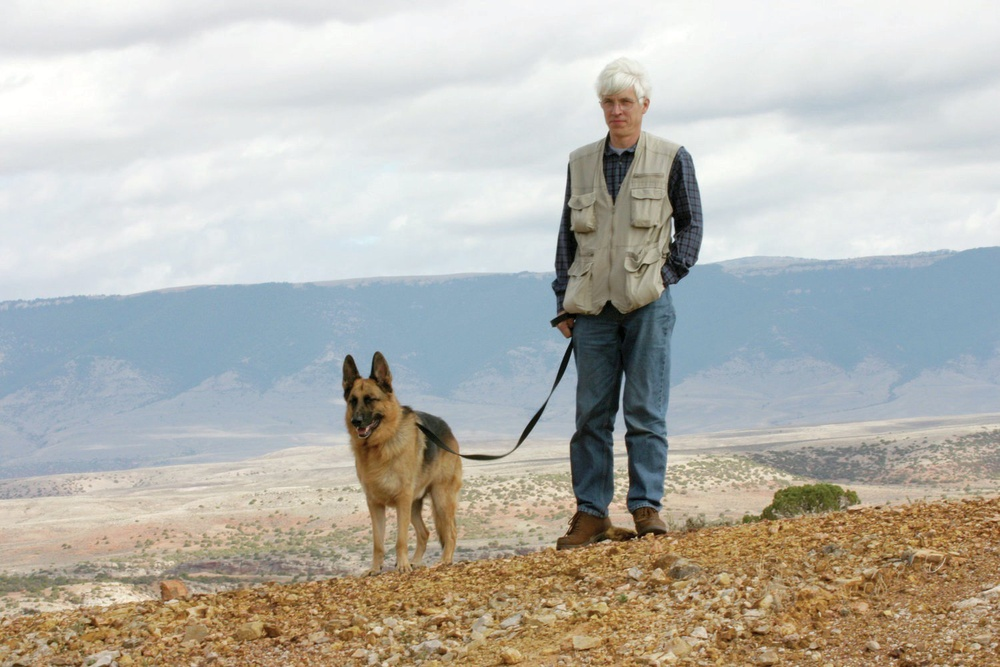
//> input picture Homework/Vrezh/openCV/findConture/image.jpg, 1000 x 667 px, shrunk from 1500 x 1000 before the run
$ ./main ../findConture/image.jpg   (built with g++ and OpenCV 4)
//> lines starting //> are read from the running program, lines starting //| are printed output that depends on the picture; after the words box and inside, x2 and y2 are one past the last pixel; in counts of white or black regions, pixels touching at a corner belong together
#include <opencv2/opencv.hpp>

bool openImage(cv::Mat image, std::string name) {
    if (!image.data) {
        printf("No image data \n");
        return false;
    }
    namedWindow(name, cv::WINDOW_AUTOSIZE );
    imshow(name, image);
    return true;
}


bool binaryImage(cv::Mat image) {
    for (int y = 0; y < image.rows; y++) {
        for (int x = 0; x < image.cols; x++) {
            cv::Vec3b color = image.at<cv::Vec3b>(cv::Point(x,y));
            color[0] = color[1] = color[2];
            if (color[0] > 100) {
                color[0] = color[1] = color[2] = 255;
            } else {
                color[0] = color[1] = color[2] = 0;
            }
            image.at<cv::Vec3b>(cv::Point(x,y)) = color;
        }
    }
}

bool changeImageColor(cv::Mat image) {
    for (int y = 0; y < image.rows; y++) {
        for (int x = 0; x < image.cols; x++) {
            cv::Vec3b color = image.at<cv::Vec3b>(cv::Point(x,y));
            color[0] = color[1] = color[2];
            image.at<cv::Vec3b>(cv::Point(x,y)) = color;
        }
    }
}

void drawCircle(const cv::Mat & img, cv::Point point, int radius) {
    cv::Scalar black(0, 0, 0);
    cv::circle(img, point, radius, black);
}


int main(int argc, char** argv ) {
    if (argc != 2 ) {
        std::cout << "usage: DisplayImage.out <Image_Path>\n";
        return -1;
    }

    cv::Mat image;
    image = cv::imread( argv[1], 1 );
//> image is the input picture: 667 rows x 1000 cols, CV_8UC3; mean B, G, R 174.4, 181.7, 183.3

    if (!openImage(image, "show")) {
        return -1;
    }

    //custom gray
    cv::Mat grayImage = image.clone();
    changeImageColor(grayImage);// gray image
//> after the loop in changeImageColor, `for (int y = 0; y < image.rows; y++)`:
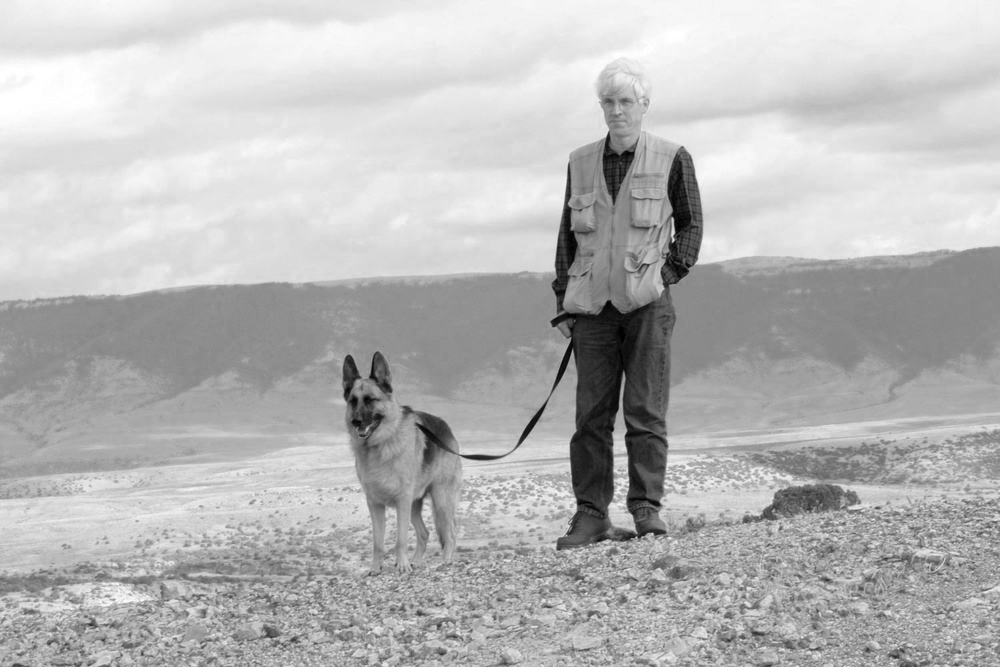
//> image: 667 rows x 1000 cols, CV_8UC3; min 0, max 255, mean 183.3
    openImage(grayImage.clone(), "custom_gray");// open image

    //gray
    grayImage = image.clone();
    cv::cvtColor(image, grayImage, CV_BGR2GRAY);
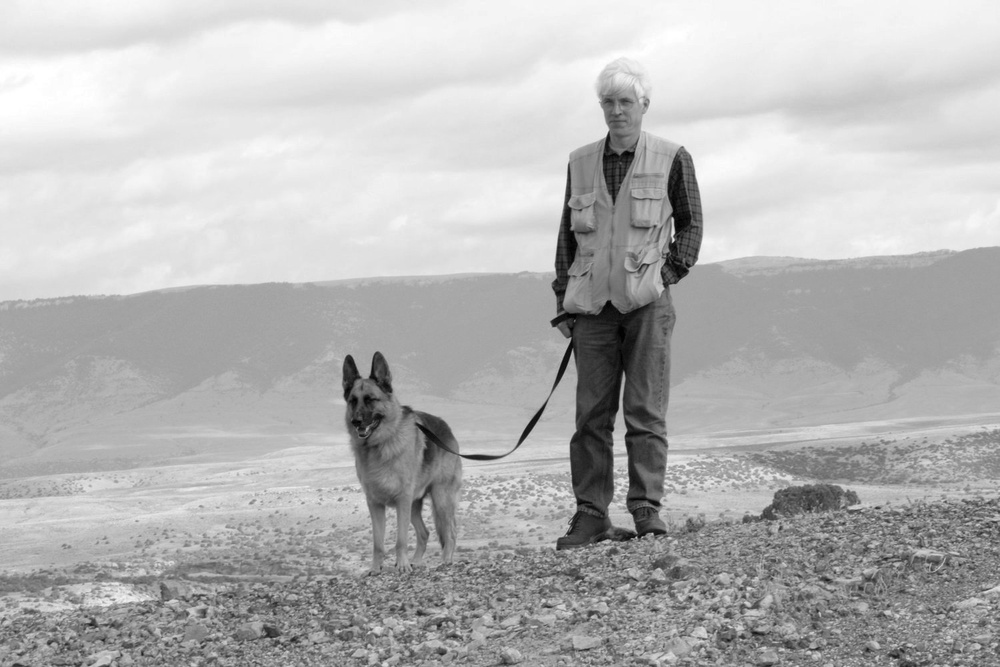
//> grayImage: 667 rows x 1000 cols, CV_8UC1; min 0, max 255, mean 181.3
    openImage(grayImage, "gray");// open image

    //binary
    cv::Mat dst;
    cv::threshold( grayImage, dst, 0, 255, 3);
    threshold( grayImage, dst, 100,255,cv::THRESH_BINARY );
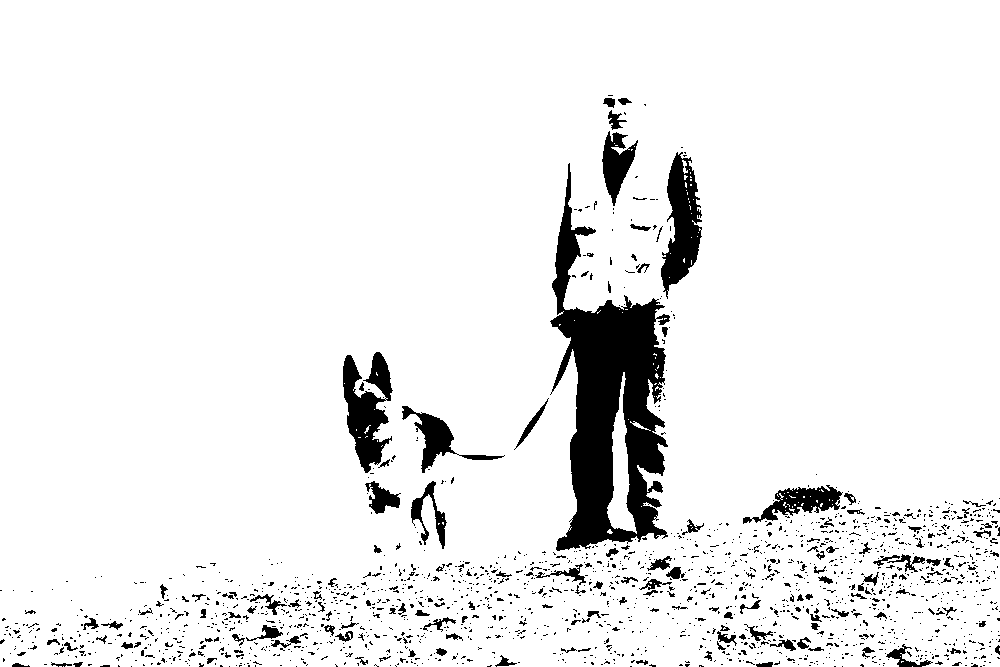
//> dst: 667 rows x 1000 cols, CV_8UC1; 92.9% white; 1777 black regions (1609 under 20 px), largest, box (x1, y1, x2, y2) and area: (550, 163, 670, 551) 20331, (661, 152, 702, 299) 3301, (343, 352, 393, 473) 3276
    openImage(dst, "binary");

    //custom binary
    cv::Mat binary = image.clone();
    binaryImage(binary);
//> after the loop in binaryImage, `for (int y = 0; y < image.rows; y++)`:
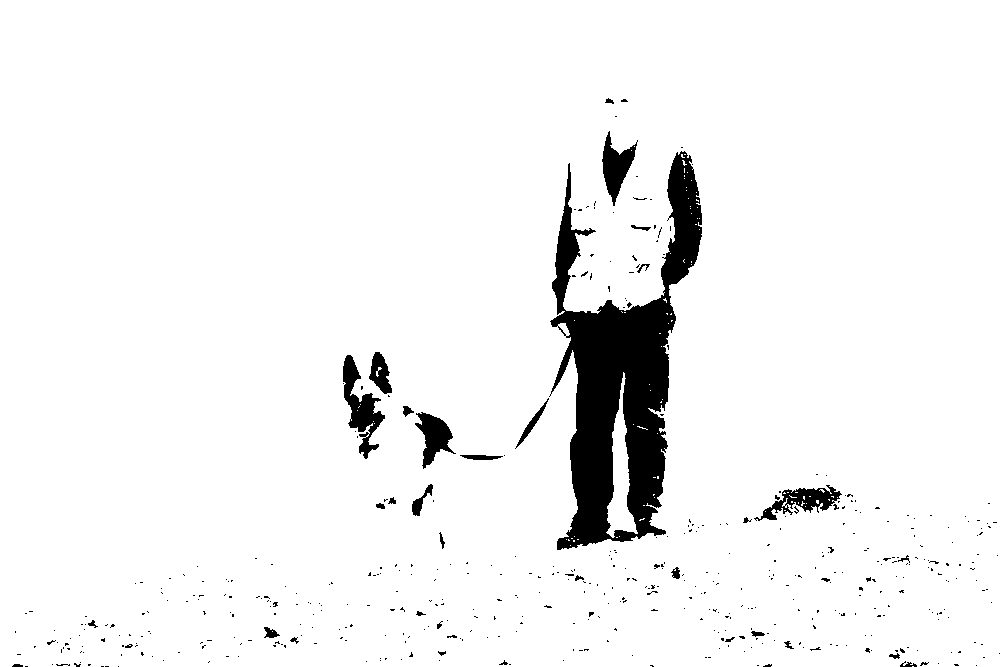
//> image: 667 rows x 1000 cols, CV_8UC3; 94.9% white; 488 black regions (452 under 20 px), largest, box (x1, y1, x2, y2) and area: (549, 151, 702, 550) 25057, (343, 355, 385, 459) 1667, (602, 131, 638, 206) 1178
    openImage(binary, "custom_binary");

    //draw circle
    cv::RNG& rng = cv::theRNG();
    cv::Point pt;
    pt.x = rng.uniform(0, image.cols/2);
    pt.y = rng.uniform(0, image.rows/2 - 100);

    cv::Mat circleImage = image.clone();
    drawCircle(circleImage, pt, 100);// draw circle
//> in drawCircle, `cv::circle(img, point, radius, black);`:
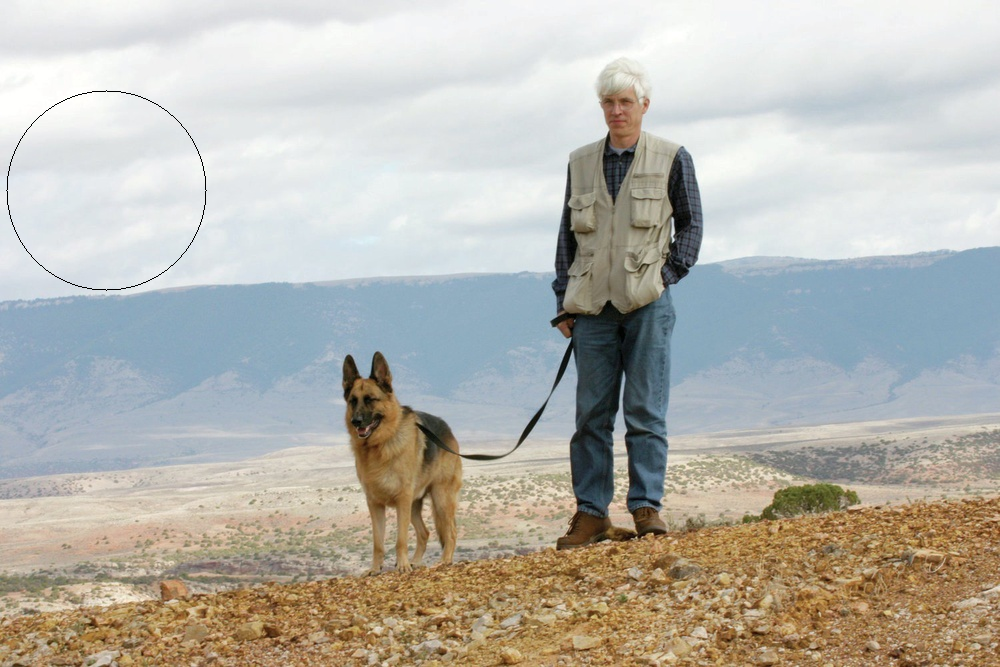
//> img: 667 rows x 1000 cols, CV_8UC3; 0.08% of pixels changed, all inside (x1, y1, x2, y2) = (6, 90, 207, 291)
    openImage(circleImage, "circle");// open image

    cv::waitKey(0);

    return 0;
}
